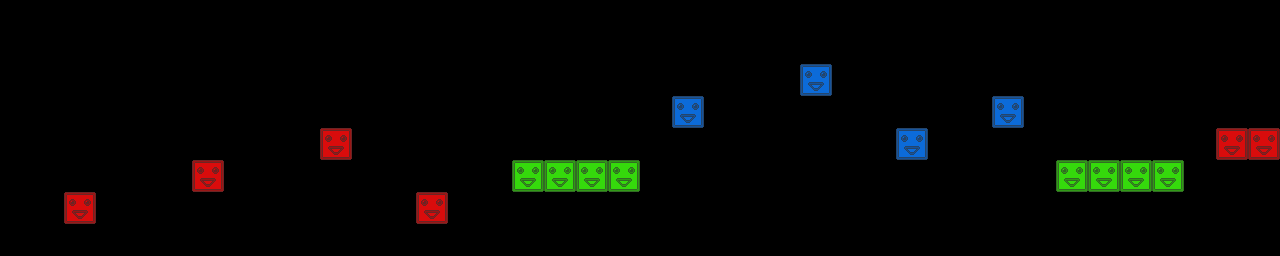

This is a level from a 2D game, rendered from its Tiled map with the project's own tilesets. A one-line summary and the map file follow, with tile-layer data summarised:
An orthogonal 40x8 tile map with 32x32 px tiles, 3 tile layers (red, green, blue) and 9 objects.

<map version="1.0" orientation="orthogonal" renderorder="right-down" width="40" height="8" tilewidth="32" tileheight="32">
 <tileset firstgid="1" name="blocks" tilewidth="32" tileheight="32">
  <image source="blocks.png" width="96" height="32" />
 </tileset>
 <layer name="red" width="40" height="8">
  <data>[320 cells, 6 non-empty, 1 distinct tile ids]</data>
 </layer>
 <layer name="green" width="40" height="8">
  <data>[320 cells, 8 non-empty, 1 distinct tile ids]</data>
 </layer>
 <layer name="blue" width="40" height="8">
  <data>[320 cells, 4 non-empty, 1 distinct tile ids]</data>
 </layer>
 <objectgroup name="crystals">
  <object x="275" y="125">
   <ellipse />
  </object>
  <object x="566" y="113" height="7">
   <ellipse />
  </object>
  <object x="728" y="71">
   <ellipse />
  </object>
  <object x="957" y="101">
   <ellipse />
  </object>
  <object x="1099" y="115">
   <ellipse />
  </object>
  <object x="1258" y="72">
   <ellipse />
  </object>
 </objectgroup>
 <objectgroup name="spikes">
  <object x="87" y="164">
   <ellipse />
  </object>
  <object x="411" y="159">
   <ellipse />
  </object>
  <object x="1167" y="135">
   <ellipse />
  </object>
 </objectgroup>
</map>
